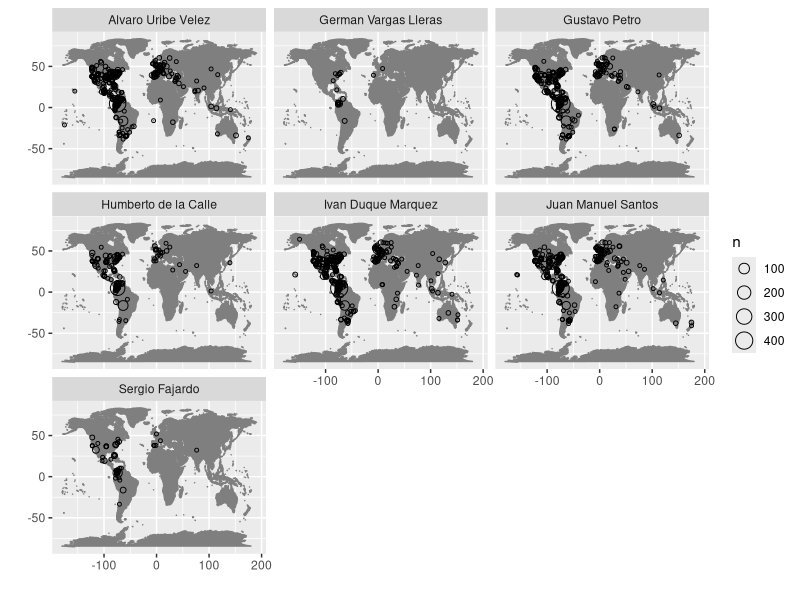
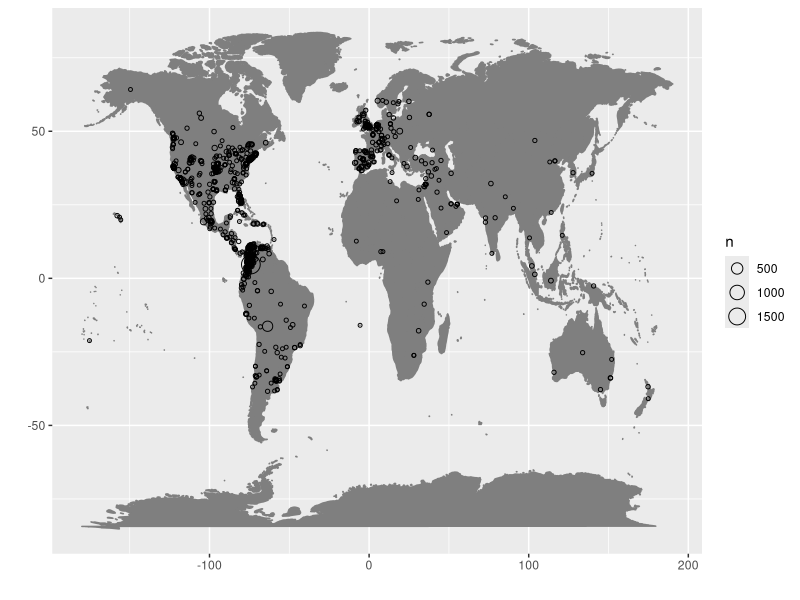

Generate these figures, in order, with R: (Note: this script raises an error after producing the figures.)
##################################
# 3_Data_Visualization -- PS 239T #
# Author: Elisabeth Earley       #
# Date: 4/25/18                  #
##################################

setwd("C:/Users/bbits/Desktop/Documentss/1 SCHOOL/1 POLITICAL SCIENCE/final_project_ps239t/Data")

#import required packages for visualizing geographic data
library(ggplot2)
library(maps)
library(RColorBrewer)

#read in csv in case of api problems
plot_locations<- read.csv("full_locations.csv", na.strings = c("", "NA"))  #read csv file


###################### PLOT MAPS ########################

#create 'dictionary' of colors for each elites, generally representing
#conservative and liberal with red and blue. Independents are other colors,
#except for green to avoid red-green colorblindness inaccess.


colors <- list('Alvaro Uribe Velez' = 'red', 'Sergio Fajardo' = 'darkmagenta',
'Gustavo Petro' = 'cyan', 'Ivan Duque Marquez' = 'darkorange', 
'German Vargas Lleras' = 'mediumpurple', 'Juan Manuel Santos'='blue',
'Humberto de la Calle' = 'dodgerblue')



#plot base map to use as the environment for all future graphs
mapWorld <- borders("world", colour="gray50", fill="gray50")

#Begin with plotting map for ALL datapoints...geom_count is 
#used for overplotting to represent relative sizes of data in each area. 
full_map <- NULL
full_map <- ggplot(data=plot_locations, aes(plot_locations$latitude, plot_locations$longitude)) +
  mapWorld +
  geom_count(shape = 21, color = "black", #shape is circle with a black border!
             show.legend = TRUE) + labs(x = "", y = "")

#plot map for ALL datapoints but faceted by each elite
facet_map <- NULL
facet_map <- ggplot(data=plot_locations, aes(x=plot_locations$latitude, y=plot_locations$longitude)) + 
  mapWorld + geom_count(shape = 21, color = "black",
             show.legend = TRUE) + labs(x = "", y = "") + 
  facet_wrap(~elite)


#####################  CREATE A MAP FOR EVERY ELITE ##########################
velez_map <- NULL
velez_map <- ggplot(data=velez_locations, aes(velez_locations$latitude, velez_locations$longitude)) + mapWorld +
  geom_count(shape = 21, fill = colors$`Alvaro Uribe Velez`, color = "black",
                      show.legend = FALSE) + labs(x = "", y = "")

fajardo_map <- NULL
fajardo_map <- ggplot(data=fajardo_locations, aes(fajardo_locations$latitude, fajardo_locations$longitude)) + mapWorld + 
  geom_count(shape = 21, fill = colors$`Sergio Fajardo`, color = "black",
             show.legend = FALSE) + labs(x = "", y = "")


petro_map <- NULL
petro_map <- ggplot(data=petro_locations, aes(petro_locations$latitude, petro_locations$longitude)) + mapWorld + 
  geom_count(shape = 21, fill = colors$`Gustavo Petro`, color = "black",
             show.legend = FALSE) + labs(x = "", y = "")


duque_map <- NULL
duque_map <- ggplot(data=duque_locations, aes(duque_locations$latitude, duque_locations$longitude)) + mapWorld + 
  geom_count(shape = 21, fill = colors$`Ivan Duque Marquez`, color = "black",
                                    show.legend = FALSE) + labs(x = "", y = "")

lleras_map <- NULL
lleras_map <- ggplot(data=lleras_locations, aes(lleras_locations$latitude, lleras_locations$longitude)) + mapWorld + 
  geom_count(shape = 21, fill = colors$`German Vargas Lleras`, color = "black",
             show.legend = FALSE) + labs(x = "", y = "")


santos_map <- NULL
santos_map <- ggplot(data=santos_locations, aes(santos_locations$latitude, santos_locations$longitude)) + mapWorld + 
  geom_count(shape = 21, fill = colors$`Juan Manuel Santos`, color = "black",
             show.legend = FALSE) + labs(x = "", y = "")


delaCalle_map <- NULL
delaCalle_map <- ggplot(data=delaCalle_locations, aes(delaCalle_locations$latitude, delaCalle_locations$longitude)) + mapWorld + 
  geom_count(shape = 21, fill = colors$`Humberto de la Calle`, color = "black",
             show.legend = FALSE) + labs(x = "", y = "")


#To do: Write for loop to automate this process
